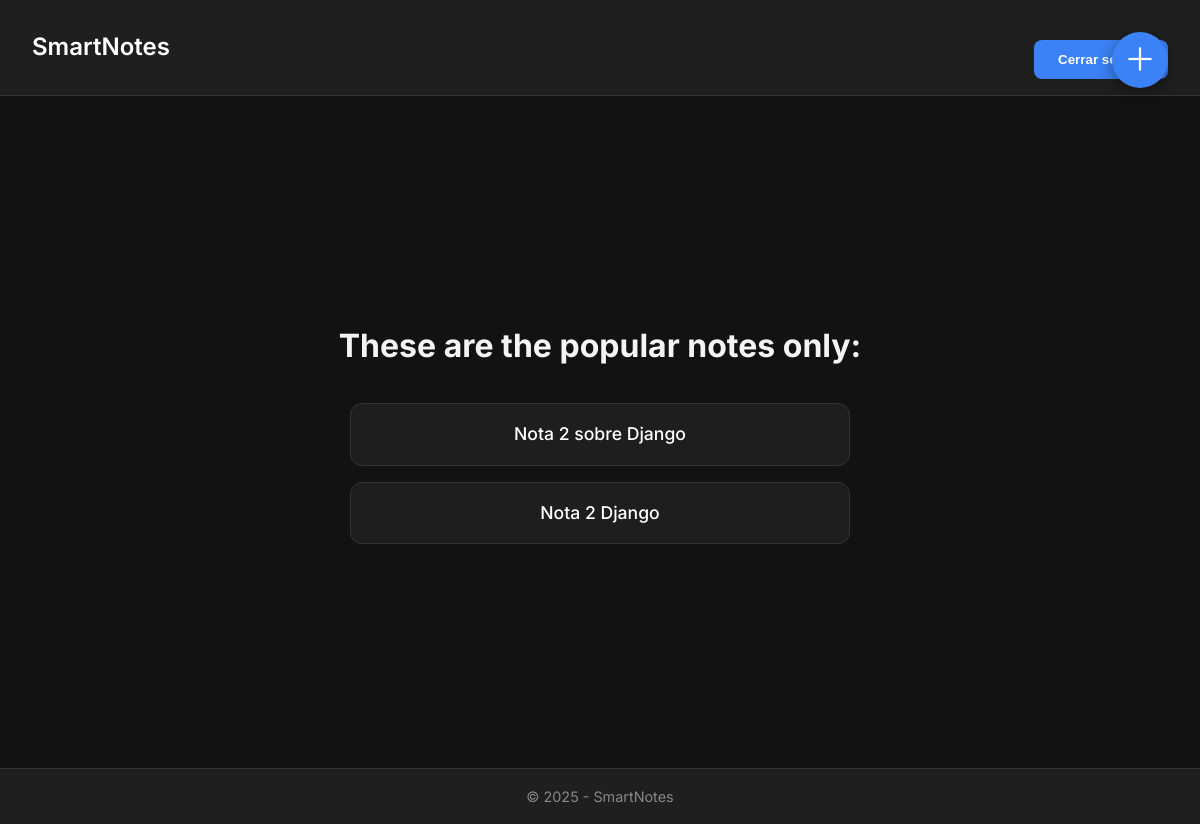
The app's page /smart/notes (signed in), older data.
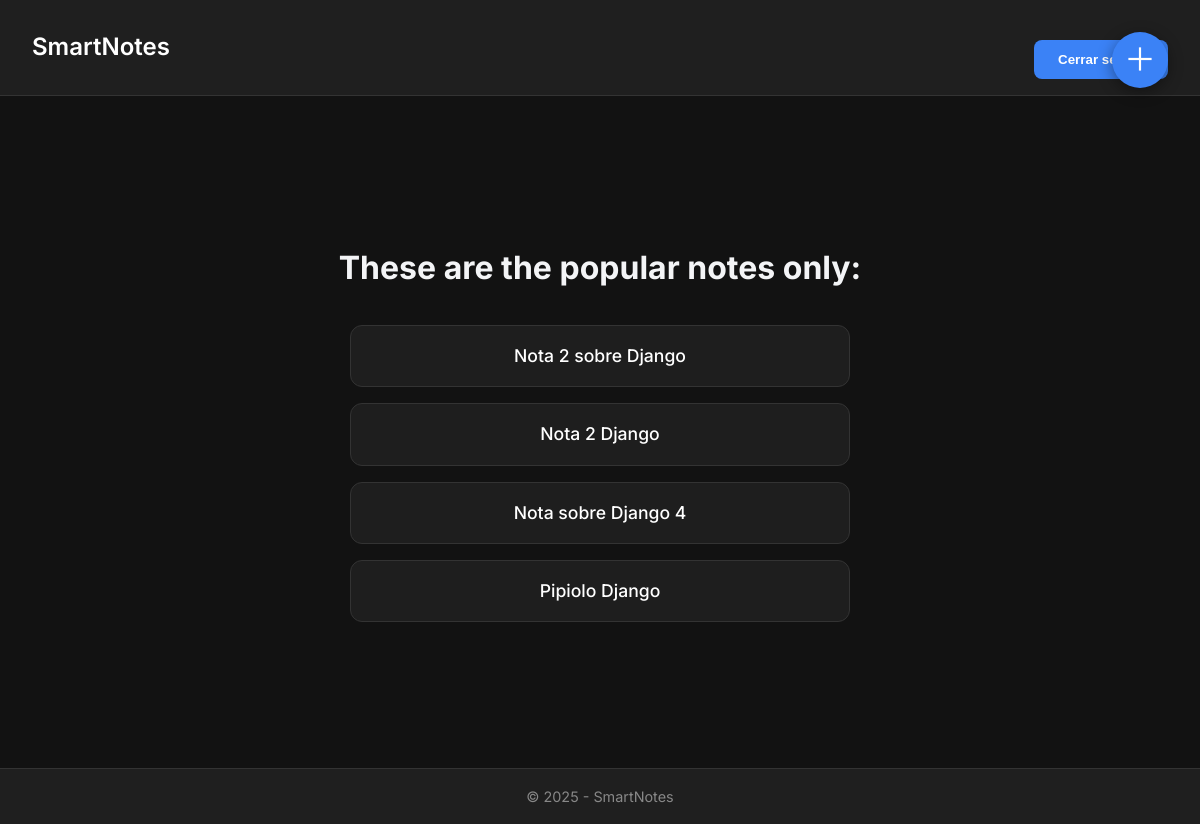
The same page, newer data.
### notes/models.py (models this page shows)
class Notes(models.Model):
    title = models.CharField(max_length=200)
    text = models.TextField()
    created = models.DateTimeField(auto_now_add=True)
    likes = models.PositiveSmallIntegerField(default=0)
    user = models.ForeignKey(User, on_delete=models.CASCADE, related_name="notes")
    public = models.BooleanField(default=False)

### notes/views.py (the view)
# urls.py: path('notes', views.NotesListView.as_view(), name="notes.list"),
class NotesListView(LoginRequiredMixin, ListView):
    model = Notes
    context_object_name = "notes"
    template_name = 'notes/notes_list.html'
    login_url = '/admin'
    def get_queryset(self):
        return self.request.user.notes.all()

### notes/templates/notes/notes_list.html
{% extends "base.html" %}
{% block content %}
<div class="centered-view">
    <h1>These are the popular notes only:</h1>
    <ul class="notes-ul">
        {% for note in notes %}
            <li class="note-li">
                <a href="{% url 'notes.name' pk=note.id %}" class="note-link">{{ note.title }}</a>
            </li>
        {% endfor %}
    </ul>
</div>
<a href="{% url 'notes.new' %}" class="fab" title="Add new note">＋</a>
{% endblock %}

### static/templates/base.html (shortened to what this page needs)
{% load static %}
<!DOCTYPE html>
<html lang="es">
<head>
    <link rel="stylesheet" href="{% static 'css/style.css' %}" type="text/css">
</head>
<body>
    <header>
        <nav class="navbar">
            <div style="display: flex; justify-content: space-between; align-items: center;">
                <h1 class="site-title">SmartNotes</h1>
                {% if request.user.is_authenticated %}
                    <form method="post" action="{% url 'logout' %}">
                        <button type="submit" class="btn">Cerrar sesión</button>
                    </form>
                {% endif %}
            </div>
        </nav>
    </header>
    <main class="main-content">
        {% block content %}
        {% endblock %}
    </main>
    <footer class="footer">
        <p>© 2025 - SmartNotes</p>
    </footer>
</body>
</html>

### static/css/style.css (style rules this page uses)
* { margin: 0; padding: 0; box-sizing: border-box; }
body { font-family: 'Inter', sans-serif; background-color: #121212; color: #e0e0e0; line-height: 1.6; min-height: 100vh; display: flex; flex-direction: column; }
.navbar { background-color: #1f1f1f; padding: 1rem 2rem; border-bottom: 1px solid #333; }
.site-title { color: #ffffff; font-size: 1.5rem; font-weight: 600; }
.main-content { flex: 1; padding: 2rem; }
.footer { background-color: #1f1f1f; text-align: center; padding: 1rem; border-top: 1px solid #333; font-size: 0.9rem; color: #888; }
.centered-view { display: flex; flex-direction: column; align-items: center; justify-content: center; text-align: center; height: 60vh; }
.btn { display: inline-block; margin-top: 1.5rem; padding: 0.75rem 1.5rem; background-color: #3b82f6; color: #fff; font-weight: 600; text-decoration: none; border: none; border-radius: 0.5rem; transition: background-color 0.3s ease, transform 0.2s ease; }
.notes-ul { list-style: none; padding: 0; margin-top: 2rem; display: flex; flex-direction: column; gap: 1rem; width: 100%; max-width: 500px; }
.note-li { background-color: #1e1e1e; border: 1px solid #333; border-radius: 0.75rem; padding: 1rem; transition: transform 0.2s ease, box-shadow 0.2s ease; }
.note-link { text-decoration: none; color: #ffffff; font-size: 1.1rem; font-weight: 500; display: block; width: 100%; }
.fab { position: fixed; top: 2rem; right: 2rem; background-color: #3b82f6; color: #fff; width: 3.5rem; height: 3.5rem; border-radius: 50%; font-size: 2rem; line-height: 3.5rem; text-align: center; text-decoration: none; box-shadow: 0 4px 15px rgba(0, 0, 0, 0.4); transition: background-color 0.3s ease, transform 0.2s ease; z-index: 999; }
.centered-view { max-width: 600px; margin: 4rem auto; padding: 2rem; text-align: center; color: #f3f4f6; }

Row changes from the older to the newer data that the page shows:
added Notes: title "Nota sobre Django 4"
added Notes: title "Pipiolo Django"
